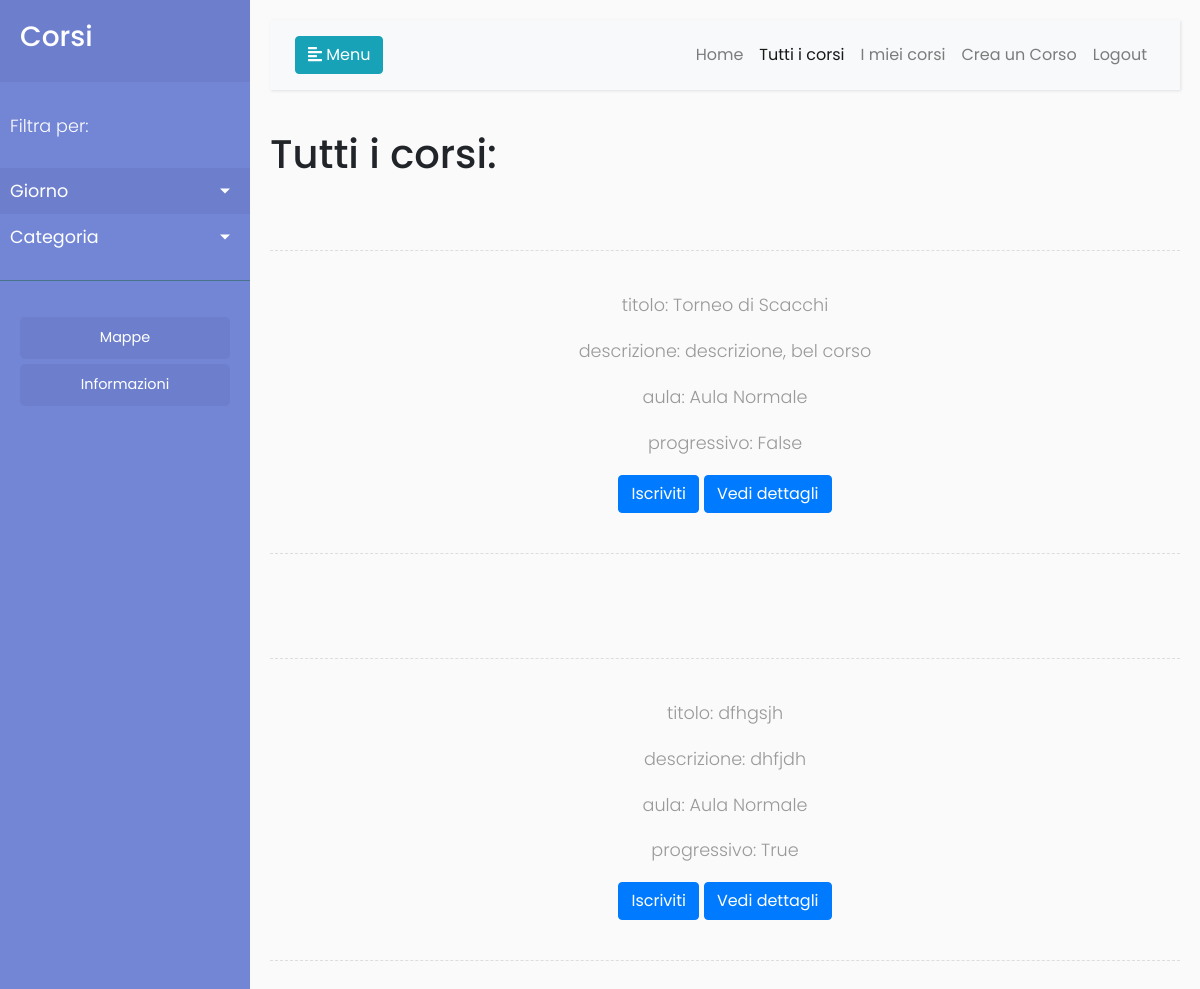
/corsi/ (signed in), run on an earlier commit of the app's database.
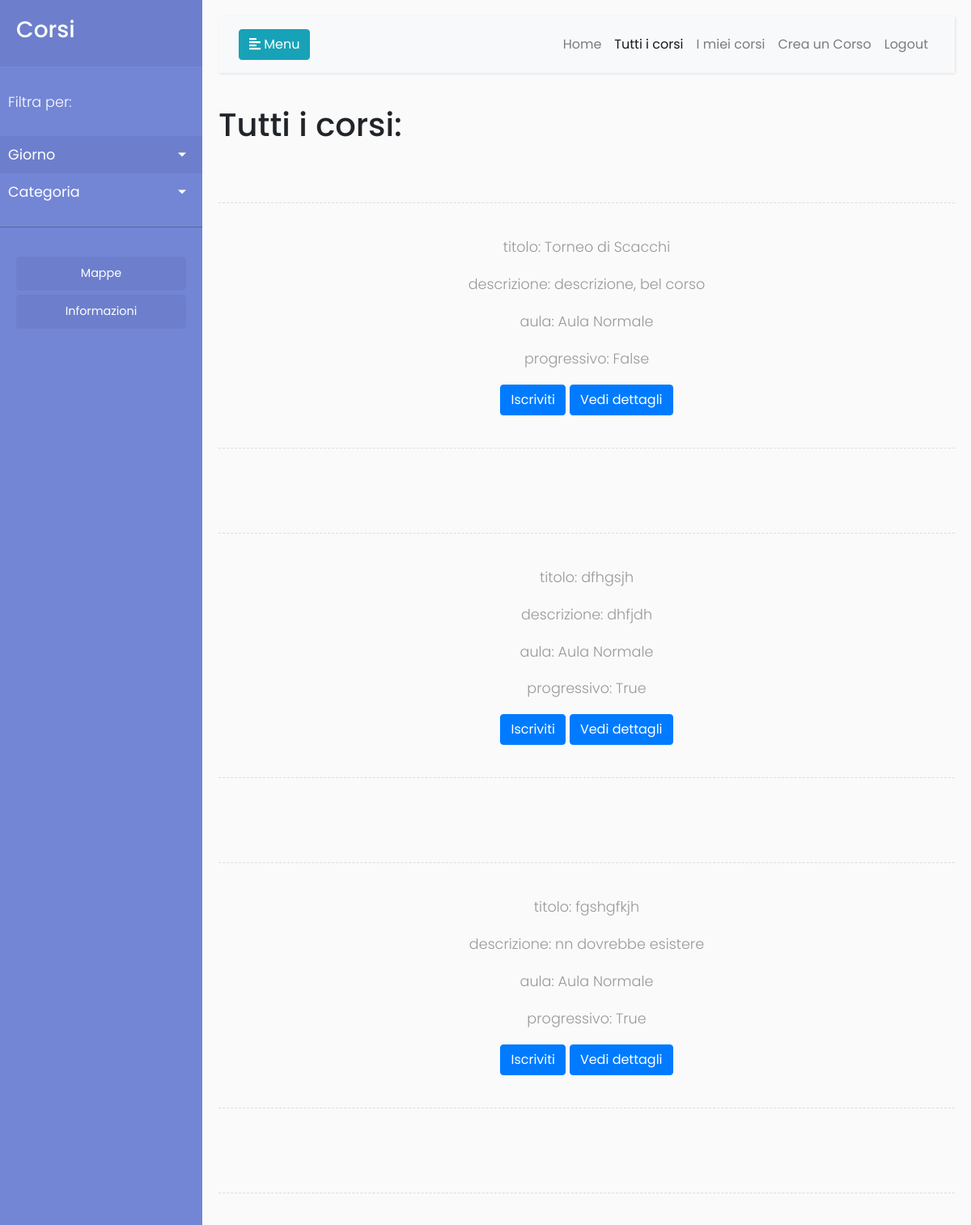
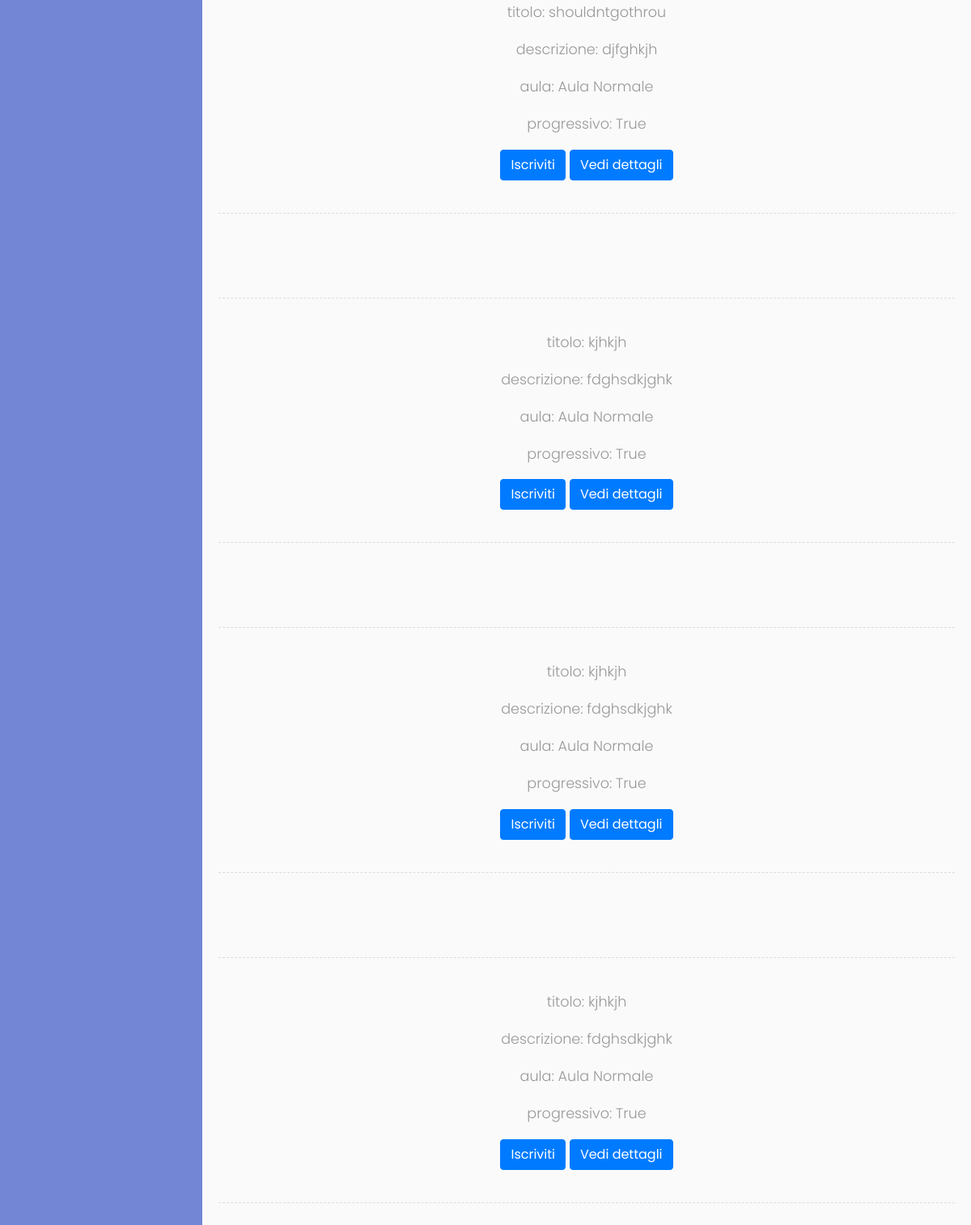
And on a later commit of the database (2 pictures, top to bottom).
### app/models.py (models this page shows, shortened)
class Corso(models.Model):
    nome = models.CharField(max_length=100)
    descrizione = models.TextField(max_length=1500)
    is_progressive = models.BooleanField(default=True)
    fasce = models.ManyToManyField('Fascia')
    aula = models.ForeignKey('Aula', on_delete=models.CASCADE, related_name='aula')
    creatore = models.ForeignKey('Utente', on_delete=models.CASCADE, related_name='creatore')
    ospitanti = models.ManyToManyField('Utente')
    iscritti = models.ManyToManyField('Utente', related_name='iscritti')
    convalidato = models.BooleanField(default=False)

class Aula(models.Model):
    nome_aula = models.CharField(
        max_length=100,
        choices=([
            ('Palestra', 'Palestra'),
            ('Aula Normale', 'Aula Normale'),
            ('Aula Magna', 'Aula Magna'),
            ('Laboratorio di informatica', 'Laboratorio di informatica'),
        ]),
    )
    capacita = models.IntegerField(default=30)

### app/views.py (the view)
# urls.py: url(r'^corsi/$', views.corsi),
@login_required(login_url='/login/')
def corsi(request):
	corsi = Corso.objects.all()
	return render(request, 'corsi/corsi.html', {'corsi': corsi})

### app/templates/corsi/corsi.html (shortened to what this page needs)
{% extends 'base.html' %}
{% block head %}
  <link rel="stylesheet" href="https://unpkg.com/purecss@1.0.0/build/base-min.css">
  <link rel="stylesheet" href="https://unpkg.com/purecss@1.0.0/build/grids-min.css">
  <link rel="stylesheet" href="https://unpkg.com/purecss@1.0.0/build/grids-responsive-min.css">
{% endblock %}
{% block content %}
<h1>Tutti i corsi:</h1> <br>
{% for corso in corsi %}
<div class="line"></div>
<div class="pure-g">
    <div class="pure-u-md-1-2 pure-u-sm-1-1 pure-u-1-1 pure-u-lg-1-2 pure-u-xl-1-5 centered-text"><p>titolo: {{ corso.nome }}</p></div>
    <div class="pure-u-md-1-2 pure-u-sm-1-1 pure-u-1-1 pure-u-lg-1-2 pure-u-xl-1-5 centered-text"><p>descrizione: {{corso.descrizione}}</p></div>
    <div class="pure-u-md-1-3 pure-u-sm-1-1 pure-u-1-1 pure-u-lg-1-3 pure-u-xl-1-5 centered-text"><p>aula: {{corso.aula.nome_aula}}</p></div>
    <div class="pure-u-md-1-3 pure-u-sm-1-1 pure-u-1-1 pure-u-lg-1-3 pure-u-xl-1-5 centered-text"><p>progressivo: {{corso.is_progressive}}</p></div>
    <div class="pure-u-md-1-3 pure-u-sm-1-1 pure-u-1-1 pure-u-lg-1-3 pure-u-xl-1-5 centered-text"><p>
      <button class="btn btn-primary"><a href='/iscriviti/{{corso.id}}'>Iscriviti</a></button>
      <button class="btn btn-primary">Vedi dettagli</button>
    </p></div>
    <div class="line"></div>
</div>
<br>
{% endfor %}
{% endblock %}

### app/templates/base.html (shortened to what this page needs)
{% load staticfiles %}
{% load static %}
<html>
<head>
  {% block head %}
  {% endblock %}
    <link rel="stylesheet" href="https://stackpath.bootstrapcdn.com/bootstrap/4.1.0/css/bootstrap.min.css">
    <link rel="stylesheet" href="{% static 'css/style.css' %}">
		<link rel="stylesheet" href="{% static 'css/sidebar.css' %}">
</head>
<body>
    <div class="wrapper">
        <nav id="sidebar">
            <div class="sidebar-header">
                <h3>Corsi</h3>
            </div>
            <ul class="list-unstyled components">
                <p>Filtra per: </p>
                <li class="active">
                    <a href="#homeSubmenu" data-toggle="collapse" aria-expanded="false" class="dropdown-toggle">Giorno</a>
                </li>
                <li>
                    <a href="#pageSubmenu" data-toggle="collapse" aria-expanded="false" class="dropdown-toggle">Categoria</a>
                </li>
            </ul>
            <ul class="list-unstyled CTAs">
                <li>
                    <a class="article" href="/mappe/">Mappe</a>
                </li>
                <li>
                    <a class="article" href="/informazioni/">Informazioni</a>
                </li>
            </ul>
        </nav>
        <div id="content">
            <nav class="navbar navbar-expand-lg navbar-light bg-light">
                <div class="container-fluid">
                    <button type="button" id="menuButton" class="btn btn-info" onclick="show_menu()">
                        <i class="fas fa-align-left"></i>
                        <span>Menu</span>
                    </button>
                    <div class="collapse navbar-collapse" id="navbarSupportedContent">
                        <ul class="nav navbar-nav ml-auto">
													<li class="nav-item active" id="homelink">
															<a class="nav-link" href="/">Home</a>
													</li>
													<li class="nav-item" id="tutticorsi">
															<a class="nav-link" href="/corsi/" >Tutti i corsi</a>
													</li>
                            <li class="nav-item"  id="mieicorsi">
                                <a class="nav-link" href="/mieicorsi/">I miei corsi</a>
                            </li>
														<li class="nav-item" id="creacorso">
                                <a class="nav-link" href="/creacorso/">Crea un Corso</a>
                            </li>
                            <li class="nav-item">
                                <a class="nav-link" href="/logout/">Logout</a>
                            </li>
                        </ul>
                    </div>
                </div>
            </nav>
            {% block content %}
						{% endblock %}
        </div>
    </div>
</body>
</html>

### app/static/css/style.css (style rules this page uses)
* { margin: 0; padding: 0; border: 0; outline: 0; font-size: 100%; vertical-align: baseline; background: transparent; }
.centered-text { text-align:center; }

### app/static/css/sidebar.css (style rules this page uses)
body { font-family: 'Poppins', sans-serif; background: #fafafa; }
p { font-family: 'Poppins', sans-serif; font-size: 1.1em; font-weight: 300; line-height: 1.7em; color: #999; }
a, a:hover, a:focus { color: inherit; text-decoration: none; transition: all 0.3s; }
.navbar { padding: 15px 10px; background: #fff; border: none; border-radius: 0; margin-bottom: 40px; box-shadow: 1px 1px 3px rgba(0, 0, 0, 0.1); }
.line { width: 100%; height: 1px; border-bottom: 1px dashed #ddd; margin: 40px 0; }
.wrapper { display: flex; width: 100%; align-items: stretch; }
#sidebar { min-width: 250px; max-width: 250px; background: #7386D5; color: #fff; transition: all 0.3s; }
#sidebar .sidebar-header { padding: 20px; background: #6d7fcc; }
#sidebar ul.components { padding: 20px 0; border-bottom: 1px solid #47748b; }
#sidebar ul p { color: #fff; padding: 10px; }
#sidebar ul li a { padding: 10px; font-size: 1.1em; display: block; }
#sidebar ul li.active>a, a[aria-expanded="true"] { color: #fff; background: #6d7fcc; }
a[data-toggle="collapse"] { position: relative; }
.dropdown-toggle::after { display: block; position: absolute; top: 50%; right: 20px; transform: translateY(-50%); }
ul.CTAs { padding: 20px; }
ul.CTAs a { text-align: center; font-size: 0.9em !important; display: block; border-radius: 5px; margin-bottom: 5px; }
a.article, a.article:hover { background: #6d7fcc !important; color: #fff !important; }
#content { width: 100%; padding: 20px; min-height: 100vh; transition: all 0.3s; }

What changed in the data, as far as the page shows it:
added Corso: nome "fgshgfkjh", descrizione "nn dovrebbe esistere", aula.nome_aula "Aula Normale", is_progressive "True"
added Corso: nome "shouldntgothrou", descrizione "djfghkjh", aula.nome_aula "Aula Normale", is_progressive "True"
added Corso: nome "kjhkjh", descrizione "fdghsdkjghk", aula.nome_aula "Aula Normale", is_progressive "True"
added Corso: nome "kjhkjh", descrizione "fdghsdkjghk", aula.nome_aula "Aula Normale", is_progressive "True"
added Corso: nome "kjhkjh", descrizione "fdghsdkjghk", aula.nome_aula "Aula Normale", is_progressive "True"
